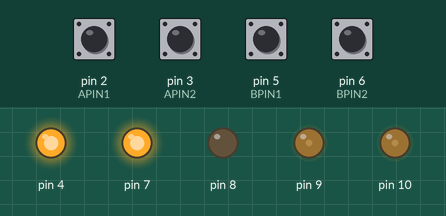
Simulated run of this sketch. Board: Arduino Uno, built with avr-gcc and run on an emulated ATmega328P. Parts: output pins drawn as LEDs (lit = HIGH). The test bench sets the inputs (shaded band); at power-on: pin 2 (APIN1), pin 3 (APIN2), pin 5 (BPIN1), pin 6 (BPIN2) HIGH.

Above: at 0.51 s.
At 12.5 s:
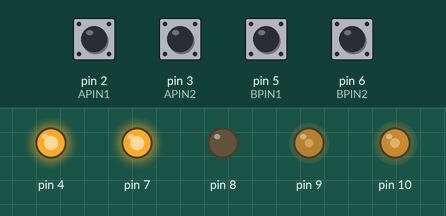
12.6 s: pin 3 (APIN2) pulled LOW for 0.15 s
At 13.01 s:
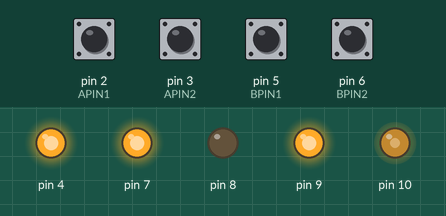
16.1 s: pin 2 (APIN1) pulled LOW for 1 s
19.6 s: pin 2 (APIN1) pulled LOW for 0.15 s
Timing chart, 0 to 29.1 s (numbered marks = the images above; inputs shaded):
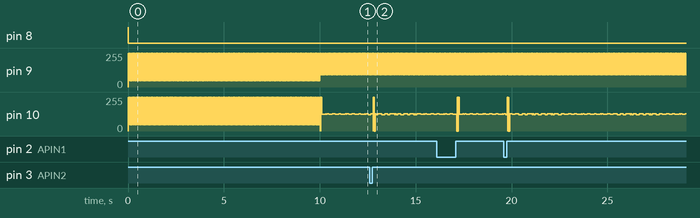

Measured:
- by itself, pin 9: moves between 46/255 and 255/255, repeating every 0.02 s

The sketch:

Turn_and_Go.ino
```cpp
/*
Caden Nubel & Joel Shorey
Start Date:2/19/24
Completion Date:3/8/24
Demo 1 Prompt: Rotate the robot by a specified angle in degrees, and move forward a specified distance in feet.
Setup: Pins 2 & 3 should be going to the motor encoder A pins on motor 1 & 2. The arduino should power the enoders on the
motors using the 5V pin and GND and then the Motor PWM pins should be connected to pins 9 & 10 for the assciated motors 1 & 2.
Pins 7 & 8 should go to the direction pin of the motors to set the direction of the motor velocity.
Description of Code: This code utulizes a two input two output system which has the input of the desired forward and rotational velocities,
these are then run to a P controller which gives the two motors a voltage that will move the motors at the desired speeds. Then in order to controll the
distance we integrate this and use a PI controller on the desired forward position and rotational position. This then gives a specified desired velocity to the
P controller. This code is different because we specify a desired angle then wait for five seconds to make sure that it is done then we tell the desired
forward movement to go.
*/

//Define necessary constand for pi, as well as necessary robot dimensions
float pi = 3.1416;
float diameter = 0.15;
float radius = diameter/2;
double wheelbase = 0.354;

const int APIN1 = 2;  // A pin on motor 1
const int APIN2 = 3;  // A pin on motor 2
const int BPIN1 = 5;  // B pin on motor 1
const int BPIN2 = 6;  // B pin on motor 2

long motorCount[2] = {0,0}; //These are the encoder counts on the motors 1 & 2
unsigned int pwm_duty_cycle[2] = {0,0}; //Duty cycle for motor 1

//set maximums for rotational and forward speed
double max_phi_dot = 1;
double max_rho_dot = 1;

//define error and desired variables for our controllers
double phi_dot_desired;
double rho_dot_desired;
double rho_error, phi_error;
double rho_dot_error, phi_dot_error;
double rho_dot, phi_dot;
double rho_actual, phi_actual;
double add_voltage, delta_voltage;
double phi_error_integral, rho_error_integral;

//Set parameters
double desired_feet = 0;
double desired_degrees = 0;
double desired_degrees_entered = 90;
double desired_feet_entered = 5;
double rho_desired = 0.3048 * desired_feet;
double phi_desired = desired_degrees * pi / 180;

bool time_done = 0; //signals when the robot has completed its turn, and is ready to move forward

//p controller values for speed
double Kp_phi_dot = 3;
double Kp_rho_dot = 3;

//PI values for outer controller
double Kp_phi = 60;
double Kp_rho = 30;
double Ki_phi = 0.1;
double Ki_rho = 0.1;

//Set parameters
float battery_voltage = 8.2;
double average[2] = {0,0};
int total = 0;
float Voltage[2] = {battery_voltage * pwm_duty_cycle[0] / 255, battery_voltage * pwm_duty_cycle[1] / 255};

//set variables for measuring speed and rotation speed
float pos_before_rad[2] = {0,0};
float pos_after_rad[2] = {0,0};
float delta_pos_rad[2] = {0,0};
float pos_velo_rad_s[2] = {0,0};//velocity array for motors
float delta_velo_rad_s = 0;

//Variables to keep track of the time elapsed and setup time
unsigned long desired_Ts_ms = 5; // desired sample time in milliseconds
unsigned long last_time_ms;
unsigned long start_time_ms;
float current_time = 0;

//Interrupt Service Requests for motor counting
void motorOneInterrupt() {
  int thisA1 = digitalRead(APIN1);
  int thisB1 = digitalRead(BPIN1);
  if (thisA1 == thisB1) motorCount[0] -= 2;
  else motorCount[0] +=2;
}
void motorTwoInterrupt() {
  int thisA2 = digitalRead(APIN2);
  int thisB2 = digitalRead(BPIN2);
  if (thisA2 == thisB2) motorCount[1] += 2;
  else motorCount[1] -=2;
}

void setup() {
  //Initialize pins as outputs for motor driver and set encoder pins to pullup-resistor.
  Serial.begin(115200);
  pinMode(4, OUTPUT);
  pinMode(7, OUTPUT);
  pinMode(8, OUTPUT);
  pinMode(9, OUTPUT);
  pinMode(10, OUTPUT);
  pinMode(APIN1, INPUT_PULLUP);
  pinMode(BPIN1, INPUT_PULLUP);
  pinMode(APIN2, INPUT_PULLUP);
  pinMode(BPIN2, INPUT_PULLUP);
  digitalWrite(4, HIGH);//Enables Tri-State Buffer
  digitalWrite(7, HIGH);//Set Motor Direction
  digitalWrite(8, HIGH);//Set Motor Direction
  last_time_ms = millis(); // set up sample time variable
  start_time_ms = last_time_ms;
  //Enable the interrupts and attach them to correct functions.
  attachInterrupt(digitalPinToInterrupt(APIN1), motorOneInterrupt, CHANGE);
  attachInterrupt(digitalPinToInterrupt(APIN2), motorTwoInterrupt, CHANGE);
}

void loop() {
  int i; //used in loop to measure speed on both motors
  //measured speed on both motors
  for(i=0;i<2;i++){
    current_time = (float)(last_time_ms-start_time_ms)/1000; //gets the current time
    pos_before_rad[i] = 2*pi*(float)motorCount[i]/3200; //the postion before 10ms timer
    while (millis()<last_time_ms + desired_Ts_ms) {}
    last_time_ms = millis();//10ms waiting period
    pos_after_rad[i] = 2*pi*(float)motorCount[i]/3200;
    delta_pos_rad[i] = pos_after_rad[i] - pos_before_rad[i];
    pos_velo_rad_s[i] = delta_pos_rad[i] / 0.005; //gets instantaneous velocity of position compared to 10ms before
    }

    //check if the time has passed for the turn to be complete
    if (current_time < 10) time_done = 0;
    else time_done = 1;

    //set the desired parameters for turning condition
    if (!time_done) {
      desired_degrees = desired_degrees_entered;
      phi_desired = desired_degrees * pi / 180;
      desired_feet = 0;
      rho_desired = 0.3048 * desired_feet;
    }

    //set the desired parameters for once the turn is complete
    if (time_done) {
      desired_feet = desired_feet_entered;
      rho_desired = 0.3048 * desired_feet;
    }

    //variables for actual speed and positions
    rho_dot = radius * (pos_velo_rad_s[0] + pos_velo_rad_s[1])/2;
    phi_dot = radius * (pos_velo_rad_s[0] - pos_velo_rad_s[1])/ wheelbase;
    rho_actual = radius * ( 2*pi*(float)motorCount[0]/3200 +  2*pi*(float)motorCount[1]/3200)/2;
    phi_actual = radius * (pos_after_rad[0] - pos_after_rad[1]) / wheelbase;

    //outer loop PI controller
    rho_error = rho_desired - rho_actual;
    phi_error = phi_desired - phi_actual;
    rho_error_integral = rho_error_integral + rho_error * ((double)desired_Ts_ms /1000);
    phi_error_integral = phi_error_integral + phi_error * ((double)desired_Ts_ms /1000);

    //set new desired values for speed from PI controller of position
    if(rho_dot_desired > max_rho_dot) rho_dot_desired = max_rho_dot;
    else{rho_dot_desired = Kp_rho * rho_error + Ki_rho * rho_error_integral;}
    if(phi_dot_desired > max_phi_dot) phi_dot_desired = max_phi_dot;
    else{phi_dot_desired = Kp_phi * phi_error + Ki_phi * phi_error_integral;}

    //p inner controller
    rho_dot_error = rho_dot_desired - rho_dot;
    phi_dot_error = phi_dot_desired - phi_dot;
    delta_voltage = Kp_phi_dot * phi_dot_error;
    add_voltage = Kp_rho_dot * rho_dot_error;

    //Two outputs for controller to get output voltage.
    Voltage[1] = (add_voltage - delta_voltage)/2;
    Voltage[0] = (add_voltage + delta_voltage)/2;

    //Select direction for the Voltages
    for(i=0;i<2;i++){
    if (Voltage[i] > 0) digitalWrite(7+i,HIGH);
    else digitalWrite(7+i,LOW);

    //Turn the voltage into a PWM
    pwm_duty_cycle[i] = 255 * abs(Voltage[i])/battery_voltage;
    analogWrite(i+9,min(pwm_duty_cycle[i],255));
    }
}
```
